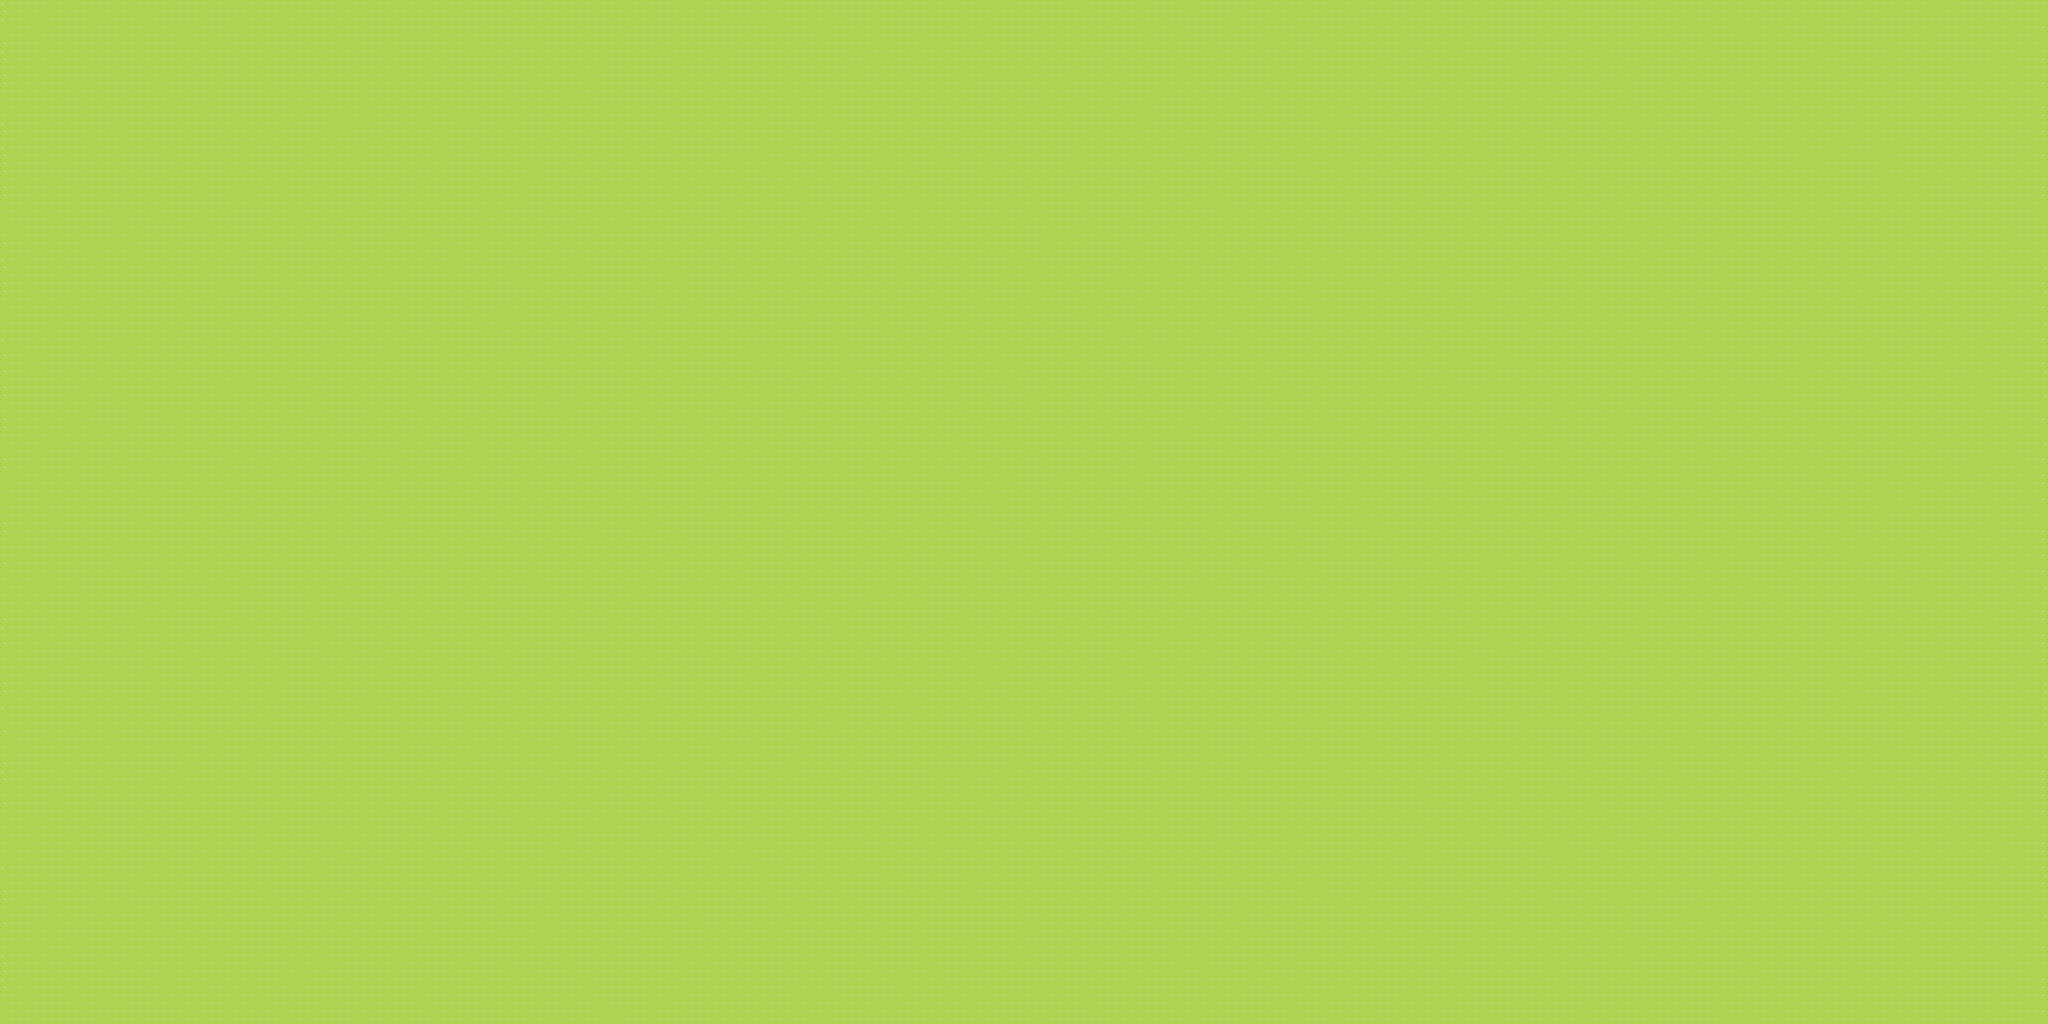

A 2D game scene composited from a Tiled map and its tileset images. What follows is a short description and the map's XML, with each tile layer's data collapsed to a summary:
An orthogonal 256x128 tile map with 16x16 px tiles, 1 tile layer (Слой тайлов 1).

<map version="1.10" tiledversion="1.11.2" orientation="orthogonal" renderorder="right-down" width="256" height="128" tilewidth="16" tileheight="16" infinite="0" nextlayerid="2" nextobjectid="1">
 <tileset firstgid="1" source="TexturedGrass.tsx" />
 <layer id="1" name="Слой тайлов 1" width="256" height="128">
  <data>[32768 cells, 32768 non-empty, 3 distinct tile ids]</data>
 </layer>
</map>
